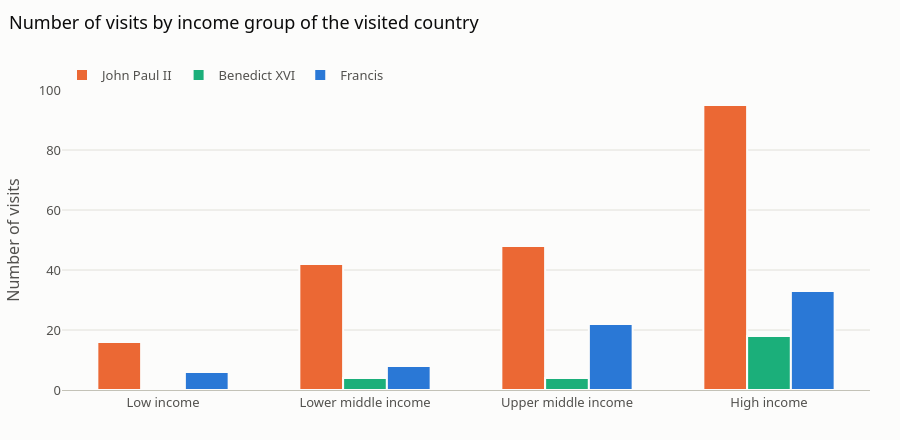

Source (notebook cell):
### Markdown cell above
The world GDP per capita is not the same for the three popes because it grows over time: this is why we compare the ratios and not the GDP directly.

The three popes have very different profiles. Half of the visits of John Paul II were in countries at least 30 % poorer than the world average (median ratio of 0.70), and only 42 % of his visits were in countries richer than the world. On the opposite, Benedict XVI mostly went to rich countries: the median visited country was almost 2.5 times richer than the world and 73 % of his visits were above the world average. Francis is exactly in the middle, with a median ratio of 1 and half of his visits on each side.

This is consistent with the previous parts: Benedict XVI focused on Europe and on a few large American countries, while John Paul II covered a large part of Africa and Latin America. However, the GDP ratio counts every visit, so the countries visited several times (Poland, France, Spain...) weigh more. We therefore also look at the income groups and at the number of different countries visited.

#### Number of visits by income group

We use the World Bank income groups. Be careful: it is the current classification, not the one of the year of the visit.

### Code cell
# Number of visits in each income group (from the poorest to the richest)
income_order = ["Low income", "Lower middle income", "Upper middle income", "High income"]
by_income = pd.crosstab(visits["income"], visits["pope"]).loc[income_order, POPES]

fig = go.Figure([go.Bar(x=income_order, y=by_income[pope], name=pope, marker_color=POPE_COLORS[pope],
                        marker_line_color=g.FOND, marker_line_width=2,
                        hovertemplate="%{x}, " + pope + ": %{y} visits<extra></extra>") for pope in POPES])
fig.update_layout(barmode="group")
fig.update_yaxes(title="Number of visits", showgrid=True)
g.titre(fig, "Number of visits by income group of the visited country", hauteur=440)
fig.show()
by_income

### Figure 1 — Plotly figure (JSON) as saved in the notebook; plotly's stock layout.template omitted (floating-point values rounded to 4 significant figures)
{"data": [{"hovertemplate": "%{x}, John Paul II: %{y} visits<extra></extra>", "marker": {"color": "#eb6834", "line": {"color": "#fcfcfb", "width": 2}}, "name": "John Paul II", "type": "bar", "x": ["Low income", "Lower middle income", "Upper middle income", "High income"], "y": [16, 42, 48, 95]}, {"hovertemplate": "%{x}, Benedict XVI: %{y} visits<extra></extra>", "marker": {"color": "#1baf7a", "line": {"color": "#fcfcfb", "width": 2}}, "name": "Benedict XVI", "type": "bar", "x": ["Low income", "Lower middle income", "Upper middle income", "High income"], "y": [0, 4, 4, 18]}, {"hovertemplate": "%{x}, Francis: %{y} visits<extra></extra>", "marker": {"color": "#2a78d6", "line": {"color": "#fcfcfb", "width": 2}}, "name": "Francis", "type": "bar", "x": ["Low income", "Lower middle income", "Upper middle income", "High income"], "y": [6, 8, 22, 33]}], "layout": {"barmode": "group", "height": 440, "legend": {"title": {"text": ""}}, "margin": {"t": 90}, "title": {"subtitle": {"font": {"color": "#898781", "size": 13}, "text": ""}, "text": "Number of visits by income group of the visited country"}, "yaxis": {"showgrid": true, "title": {"text": "Number of visits"}}}}
